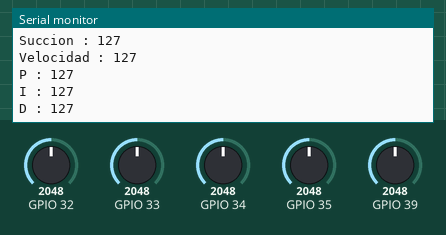
Bench run of a sketch on a simulated ESP32. On the bench: the last lines printed to the serial monitor. Inputs (shaded band) come from the test bench; at power-on: GPIO 32 = 2048, GPIO 33 = 2048, GPIO 34 = 2048, GPIO 35 = 2048, GPIO 39 = 2048 (analog values on the 0–4095 scale).

Above: at 1.2 s.
1.3 s: GPIO 32 set to 2866
At 2.6 s:
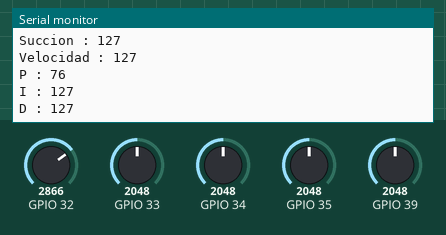
2.8 s: GPIO 33 set to 2866
4.3 s: GPIO 34 set to 2866
At 4.3 s:
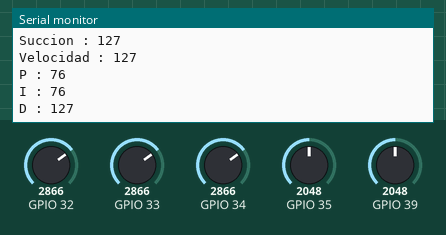
5.8 s: GPIO 35 set to 2866
7.3 s: GPIO 39 set to 2866
At 8.7 s:
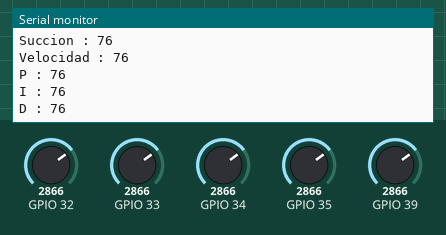
8.8 s: GPIO 32 set to 3972
At 10.8 s:
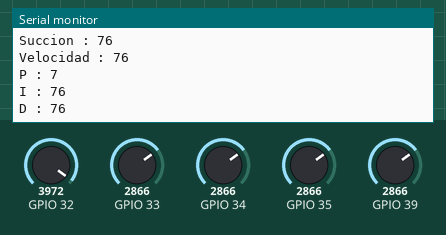
Timing chart, 0 to 11.3 s (numbered marks = the images above; inputs shaded):
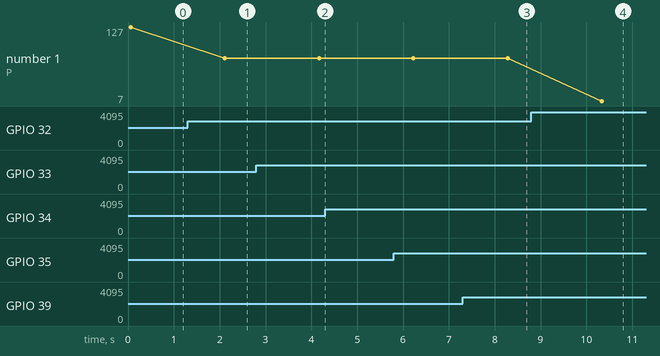

The sketch:

adcpot.ino
```cpp
int succion = 0;
int velocidad = 0;
int p_pid = 0;
int i_pid = 0;
int d_pid = 0;


void leepotenciometros(){

    unsigned long sumS = 0;
    unsigned long sumV = 0;
    unsigned long sumP = 0;
    unsigned long sumI = 0;
    unsigned long sumD = 0;

    for(int k = 0; k < 100; k++){
        sumS += (255-analogRead(34));
        sumV += (255-analogRead(35));
        sumP += (255-analogRead(32));
        sumI += (255-analogRead(33));
        sumD += (255-analogRead(39));
    }

    succion = sumS / 100;
    velocidad = sumV / 100;
    p_pid = sumP / 100;
    i_pid = sumI / 100;
    d_pid = sumD / 100;

    // Mostrar resultados en el Monitor Serie
    Serial.print("Succion : "); Serial.println(succion);
    Serial.print("Velocidad : "); Serial.println(velocidad);
    Serial.print("P : "); Serial.println(p_pid);
    Serial.print("I : "); Serial.println(i_pid);
    Serial.print("D : "); Serial.println(d_pid);
    Serial.println("");
}

void setup(){
    Serial.begin(115200);

    // Configura la resolución a 8 bits (valores de 0 a 255)
    // Nota: Asegúrate de que tu placa (ej. ESP32) soporte esta función.
    analogReadResolution(8);
}

void loop(){
    leepotenciometros();
    delay(2000); // Espera 2 segundos entre lecturas
}
```

Measured:
- after the input at 1.3 s, the serial monitor: prints a new line after 0.81 s (image 1)
- after the input at 7.3 s, the serial monitor: prints a new line after 0.98 s (image 3)
- after the input at 8.8 s, the serial monitor: prints a new line after 1.5 s (image 4)
- plotted number 1: 127 → 76 after the input at 1.3 s, 76 → 7 after the input at 8.8 s
